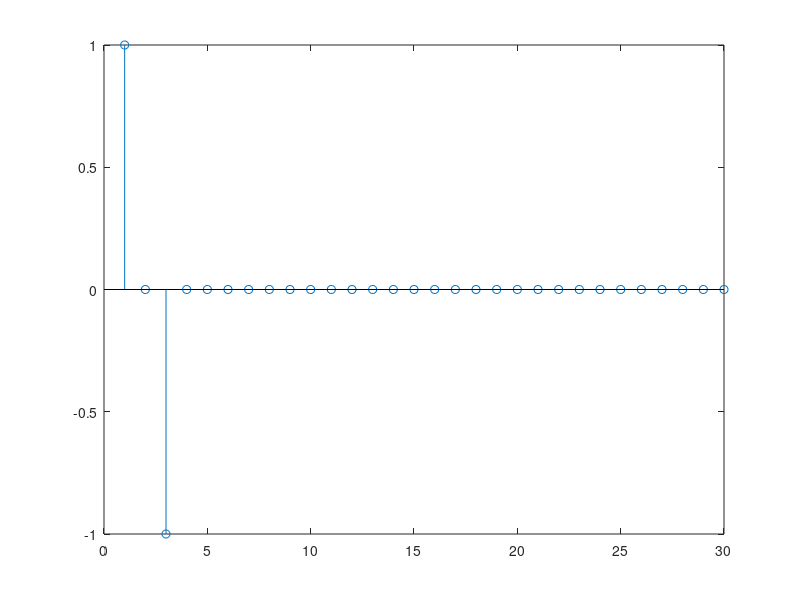

Write the MATLAB code that produced this figure.
close all
%4.1: x[n] = y[n] - y[n-2]

y = zeros(1,30);
y(1) = 1;

x = zeros(size(y));

for i=1:length(y)
	if i==1 || i==2
		x(i) = y(i);
	else
		x(i) = y(i) - y(i-2);
	end
end

stem(x);

%Es de respuesta finita al impulso


